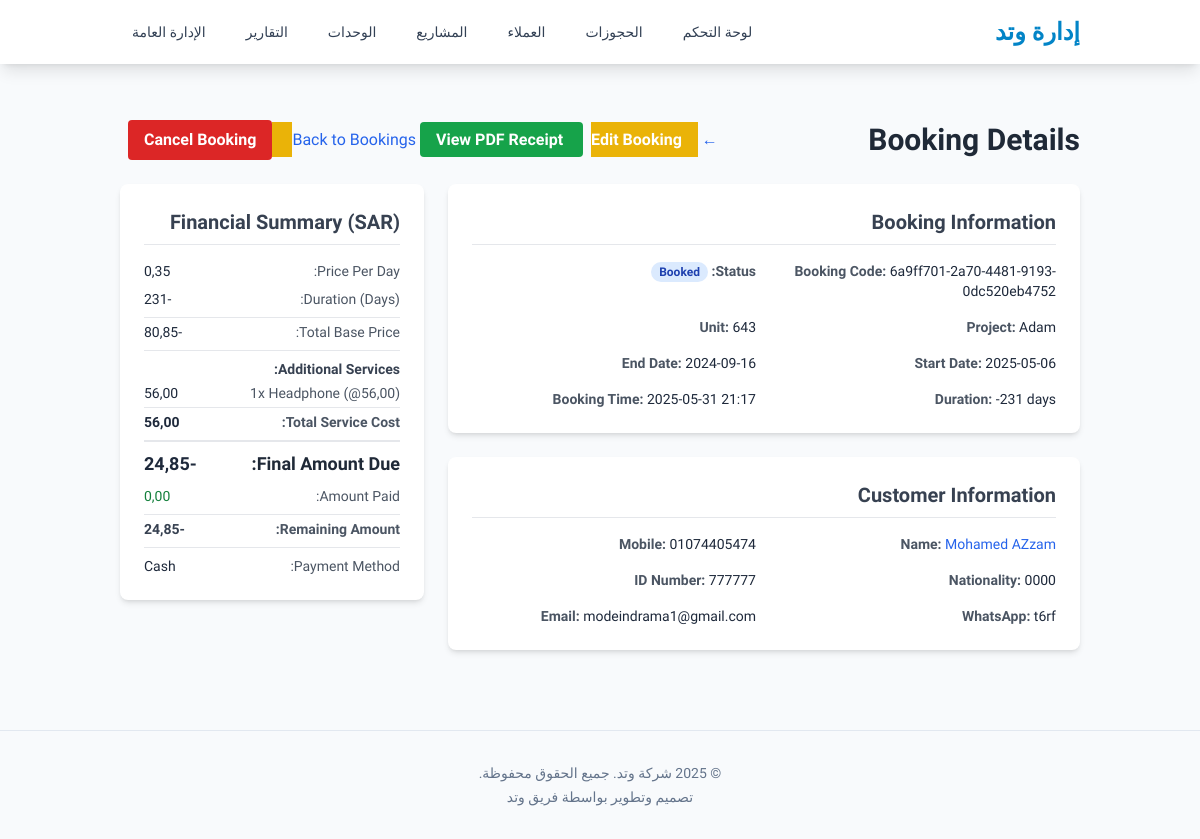
Page /bookings/6a9ff701-2a70-4481-9193-0dc520eb4752/ (signed in) on the committed database.
### management/models.py (models this page shows, shortened)
class Booking(models.Model):
    class PaymentMethod(models.TextChoices):
        CASH = 'cash', _('Cash')
        CARD = 'card', _('Card (Visa)')
        TRANSFER = 'transfer', _('Bank Transfer')
    class BookingStatus(models.TextChoices):
        BOOKED = 'booked', _('Booked')
        COMPLETED = 'completed', _('Completed')
        CANCELLED = 'cancelled', _('Cancelled')
        REFUNDED = 'refunded', _('Refunded') # For returns/refunds
    booking_code = models.UUIDField(primary_key=True, default=uuid.uuid4, editable=False)
    project = models.ForeignKey(Project, on_delete=models.PROTECT, verbose_name=_("Project"))
    unit = models.ForeignKey(Unit, on_delete=models.PROTECT, verbose_name=_("Unit"))
    customer = models.ForeignKey(Customer, on_delete=models.PROTECT, verbose_name=_("Customer"))
    start_date = models.DateField(_("Start Date"))
    end_date = models.DateField(_("End Date"))
    price_per_day = models.DecimalField(_("Price Per Day (SAR)"), max_digits=10, decimal_places=2)
    discount_amount = models.DecimalField(_("Discount Amount (SAR)"), max_digits=10, decimal_places=2, default=0.00)
    discount_percentage = models.DecimalField(_("Discount Percentage (%)"), max_digits=5, decimal_places=2, default=0.00) # e.g., 10.50 for 10.5%
    amount_paid = models.DecimalField(_("Amount Paid (SAR)"), max_digits=10, decimal_places=2, default=0.00)
    payment_method = models.CharField(_("Payment Method"), max_length=10, choices=PaymentMethod.choices, blank=True)
    booking_datetime = models.DateTimeField(_("Booking Datetime"), auto_now_add=True)
    status = models.CharField(_("Status"), max_length=10, choices=BookingStatus.choices, default=BookingStatus.BOOKED)
    additional_services = models.ManyToManyField(Service, through='BookingService', blank=True, verbose_name=_("Additional Services"))
    @property
    def duration_days(self):
        if self.start_date and self.end_date:
            return (self.end_date - self.start_date).days + 1 # Inclusive of start and end date
        return 0
    @property
    def total_base_price(self):
        if not hasattr(self, 'price_per_day') or self.price_per_day is None:
            return 0
        days = self.duration_days
        if days is None:
            return 0
        return self.price_per_day * days
    @property
    def total_discount(self):
        discount_from_amount = self.discount_amount or 0
        if self.total_base_price is None or self.discount_percentage is None:
            discount_from_percentage = 0
        else:
            discount_from_percentage = (self.total_base_price * self.discount_percentage) / 100
        return discount_from_amount + discount_from_percentage
    @property
    def total_service_cost(self):
        try:
            return sum((bs.price_at_booking or 0) * (bs.quantity or 0) for bs in self.bookingservice_set.all())
        except (TypeError, AttributeError):
            return 0
    @property
    def final_amount(self):
        base_price = self.total_base_price or 0
        discount = self.total_discount or 0
        service_cost = self.total_service_cost or 0
        return base_price - discount + service_cost
    @property
    def remaining_amount(self):
        final = self.final_amount or 0
        paid = self.amount_paid or 0
        return final - paid
    class Meta:
        verbose_name = _("حجز")
        verbose_name_plural = _("حجوزات")

class Project(models.Model):
    project_code = models.CharField(_("Project Code"), max_length=50, unique=True)
    name = models.CharField(_("Project Name"), max_length=200)
    address = models.TextField(_("Address"))
    total_units = models.PositiveIntegerField(_("Total Units"))
    image = models.ImageField(_("Image"), upload_to='project_images/', blank=True, null=True)
    manager_name = models.CharField(_("Manager Name"), max_length=150)
    class Meta:
        verbose_name = _("مشروع")
        verbose_name_plural = _("مشاريع")

class Unit(models.Model):
    class UnitStatus(models.TextChoices):
        AVAILABLE = 'available', _('Available')
        OCCUPIED = 'occupied', _('Occupied')
    project = models.ForeignKey(Project, related_name='units', on_delete=models.CASCADE, verbose_name=_("Project"))
    unit_code = models.CharField(_("Unit Code"), max_length=50, unique=True)
    price_per_day = models.DecimalField(_("Price Per Day (SAR)"), max_digits=10, decimal_places=2)
    description = models.TextField(_("Description"), blank=True)
    image = models.ImageField(_("Image"), upload_to='unit_images/', blank=True, null=True)
    status = models.CharField(_("Status"), max_length=10, choices=UnitStatus.choices, default=UnitStatus.AVAILABLE)
    class Meta:
        verbose_name = _("وحدة")
        verbose_name_plural = _("وحدات")

class Customer(models.Model):
    name = models.CharField(_("Name"), max_length=200)
    mobile = models.CharField(_("Mobile"), max_length=20, unique=True)
    nationality = models.CharField(_("Nationality"), max_length=100, blank=True)
    id_number = models.CharField(_("ID Number"), max_length=50, blank=True)
    whatsapp = models.CharField(_("WhatsApp"), max_length=20, blank=True)
    email = models.EmailField(_("Email"), blank=True)
    class Meta:
        verbose_name = _("مستخدم")
        verbose_name_plural = _("مستخدمين")

class BookingService(models.Model):
    booking = models.ForeignKey(Booking, on_delete=models.CASCADE)
    service = models.ForeignKey(Service, on_delete=models.PROTECT)
    quantity = models.PositiveIntegerField(_("Quantity"), default=1)
    price_at_booking = models.DecimalField(_("Price at Booking (SAR)"), max_digits=10, decimal_places=2)
    class Meta:
        unique_together = ('booking', 'service')
    class Meta:
        verbose_name = _("خدمة حجز")
        verbose_name_plural = _("خدمات حجز")

class Service(models.Model):
    service_code = models.CharField(_("Service Code"), max_length=50, unique=True)
    name = models.CharField(_("Service Name"), max_length=200)
    description = models.TextField(_("Description"), blank=True)
    price = models.DecimalField(_("Price"), max_digits=10, decimal_places=2)
    class Meta:
        verbose_name = _("خدمة")
        verbose_name_plural = _("خدمات")

### management/views.py (the view)
# urls.py: path('bookings/<uuid:pk>/', views.booking_detail, name='booking_detail'),
@login_required
def booking_detail(request, pk):
    booking = get_object_or_404(Booking.objects.select_related("project", "unit", "customer"), pk=pk)
    booking_services = BookingService.objects.filter(booking=booking).select_related("service")
    context = {"booking": booking, "booking_services": booking_services}
    return render(request, "management/booking_detail.html", context)

### templates/management/booking_detail.html (shortened to what this page needs)
{% extends 'base.html' %}
{% block content %}
<div class="flex justify-between items-center mb-6">
    <h1 class="text-3xl font-bold text-gray-800">Booking Details</h1>
    <div>
        <a href="{% url 'management:booking_list' %}" class="text-blue-600 hover:underline mr-4">&larr; Back to Bookings</a>
        <a href="{% url 'management:booking_receipt_pdf' booking.pk %}" target="_blank" class="bg-green-600 hover:bg-green-700 text-white font-bold py-2 px-4 rounded transition duration-300 ease-in-out mr-2">
            View PDF Receipt
        </a>
        <a href="{% url 'management:booking_update' booking.pk %}" class="bg-yellow-500 hover:bg-yellow-600 text-white font-bold py-2 px-4 rounded transition duration-300 ease-in-out">
            Edit Booking
        </a>
        {% if booking.status == 'booked' %}
        <form method="post" action="{% url 'management:booking_cancel' booking.pk %}" class="inline-block ml-2" onsubmit="return confirm('Are you sure you want to cancel this booking?');">
            <button type="submit" class="bg-red-600 hover:bg-red-700 text-white font-bold py-2 px-4 rounded transition duration-300 ease-in-out">
                Cancel Booking
            </button>
        </form>
        {% endif %}
    </div>
</div>
<div class="grid grid-cols-1 lg:grid-cols-3 gap-6">
    <div class="lg:col-span-2 space-y-6">
        <div class="bg-white p-6 rounded-lg shadow-md">
            <h2 class="text-xl font-semibold text-gray-700 mb-4 border-b pb-2">Booking Information</h2>
            <div class="grid grid-cols-1 md:grid-cols-2 gap-4 text-sm">
                <p><strong class="text-gray-600">Booking Code:</strong> {{ booking.booking_code }}</p>
                <p><strong class="text-gray-600">Status:</strong>
                    <span class="px-2 inline-flex text-xs leading-5 font-semibold rounded-full
                        {% if booking.status == 'booked' %} bg-blue-100 text-blue-800
                        {% elif booking.status == 'completed' %} bg-green-100 text-green-800
                        {% elif booking.status == 'cancelled' %} bg-red-100 text-red-800
                        {% elif booking.status == 'refunded' %} bg-yellow-100 text-yellow-800
                        {% else %} bg-gray-100 text-gray-800 {% endif %}">
                        {{ booking.get_status_display }}
                    </span>
                </p>
                <p><strong class="text-gray-600">Project:</strong> {{ booking.project.name }}</p>
                <p><strong class="text-gray-600">Unit:</strong> {{ booking.unit.unit_code }}</p>
                <p><strong class="text-gray-600">Start Date:</strong> {{ booking.start_date|date:"Y-m-d" }}</p>
                <p><strong class="text-gray-600">End Date:</strong> {{ booking.end_date|date:"Y-m-d" }}</p>
                <p><strong class="text-gray-600">Duration:</strong> {{ booking.duration_days }} days</p>
                <p><strong class="text-gray-600">Booking Time:</strong> {{ booking.booking_datetime|date:"Y-m-d H:i" }}</p>
            </div>
        </div>
        <div class="bg-white p-6 rounded-lg shadow-md">
            <h2 class="text-xl font-semibold text-gray-700 mb-4 border-b pb-2">Customer Information</h2>
            <div class="grid grid-cols-1 md:grid-cols-2 gap-4 text-sm">
                <p><strong class="text-gray-600">Name:</strong> <a href="{% url 'management:customer_detail' booking.customer.pk %}" class="text-blue-600 hover:underline">{{ booking.customer.name }}</a></p>
                <p><strong class="text-gray-600">Mobile:</strong> {{ booking.customer.mobile }}</p>
                <p><strong class="text-gray-600">Nationality:</strong> {{ booking.customer.nationality|default:"N/A" }}</p>
                <p><strong class="text-gray-600">ID Number:</strong> {{ booking.customer.id_number|default:"N/A" }}</p>
                <p><strong class="text-gray-600">WhatsApp:</strong> {{ booking.customer.whatsapp|default:"N/A" }}</p>
                <p><strong class="text-gray-600">Email:</strong> {{ booking.customer.email|default:"N/A" }}</p>
            </div>
        </div>
    </div>
    <div class="lg:col-span-1 space-y-6">
        <div class="bg-white p-6 rounded-lg shadow-md">
            <h2 class="text-xl font-semibold text-gray-700 mb-4 border-b pb-2">Financial Summary (SAR)</h2>
            <div class="space-y-2 text-sm">
                <div class="flex justify-between">
                    <span class="text-gray-600">Price Per Day:</span>
                    <span>{{ booking.price_per_day|floatformat:2 }}</span>
                </div>
                <div class="flex justify-between">
                    <span class="text-gray-600">Duration (Days):</span>
                    <span>{{ booking.duration_days }}</span>
                </div>
                <div class="flex justify-between border-t pt-1">
                    <span class="text-gray-600">Total Base Price:</span>
                    <span>{{ booking.total_base_price|floatformat:2 }}</span>
                </div>
                {% if booking_services %}
                <div class="border-t pt-2 mt-2">
                    <h3 class="text-md font-semibold text-gray-700 mb-1">Additional Services:</h3>
                    {% for bs in booking_services %}
                    <div class="flex justify-between text-sm">
                        <span class="text-gray-600">{{ bs.quantity }}x {{ bs.service.name }} (@{{ bs.price_at_booking|floatformat:2 }})</span>
                        <span>{{ bs.price_at_booking|floatformat:2 }}</span>
                    </div>
                    {% endfor %}
                    <div class="flex justify-between font-semibold border-t pt-1 mt-1">
                        <span class="text-gray-600">Total Service Cost:</span>
                        <span>{{ booking.total_service_cost|floatformat:2 }}</span>
                    </div>
                </div>
                {% endif %}
                <div class="flex justify-between font-bold text-lg border-t-2 pt-2 mt-2">
                    <span class="text-gray-800">Final Amount Due:</span>
                    <span>{{ booking.final_amount|floatformat:2 }}</span>
                </div>
                <div class="flex justify-between text-green-700">
                    <span class="text-gray-600">Amount Paid:</span>
                    <span>{{ booking.amount_paid|floatformat:2 }}</span>
                </div>
                 <div class="flex justify-between {% if booking.remaining_amount > 0 %}text-red-700{% else %}text-gray-700{% endif %} font-semibold border-t pt-1">
                    <span class="text-gray-600">Remaining Amount:</span>
                    <span>{{ booking.remaining_amount|floatformat:2 }}</span>
                </div>
                <div class="flex justify-between border-t pt-2 mt-2">
                    <span class="text-gray-600">Payment Method:</span>
                    <span>{{ booking.get_payment_method_display|default:"N/A" }}</span>
                </div>
            </div>
        </div>
    </div>
</div>
{% endblock %}

### templates/base.html (shortened to what this page needs)
{% load i18n %}
<!DOCTYPE html>
<html lang="ar" dir="rtl">
<head>
    <script src="https://cdn.tailwindcss.com"></script>
    <link href="https://cdnjs.cloudflare.com/ajax/libs/simple-line-icons/2.5.5/css/simple-line-icons.min.css" rel="stylesheet">
</head>
<body class="bg-slate-50 text-slate-800">
    <nav class="bg-white shadow-lg sticky top-0 z-50">
        <div class="container mx-auto px-4 sm:px-6 lg:px-8">
            <div class="flex justify-between items-center h-16">
                <a href="{% url 'management:dashboard' %}" class="text-2xl font-bold text-sky-600 hover:text-sky-700 smooth-transition">
                    {% translate "إدارة وتد" %}
                </a>
                <div class="hidden sm:flex sm:space-x-4 rtl:sm:space-x-reverse">
                    <a href="{% url 'management:dashboard' %}" class="px-3 py-2 rounded-md text-sm font-medium text-slate-700 hover:bg-sky-100 hover:text-sky-700 smooth-transition">{% translate "لوحة التحكم" %}</a>
                    <a href="{% url 'management:booking_list' %}" class="px-3 py-2 rounded-md text-sm font-medium text-slate-700 hover:bg-sky-100 hover:text-sky-700 smooth-transition">{% translate "الحجوزات" %}</a>
                    <a href="{% url 'management:customer_list' %}" class="px-3 py-2 rounded-md text-sm font-medium text-slate-700 hover:bg-sky-100 hover:text-sky-700 smooth-transition">{% translate "العملاء" %}</a>
                    <a href="{% url 'management:project_list' %}" class="px-3 py-2 rounded-md text-sm font-medium text-slate-700 hover:bg-sky-100 hover:text-sky-700 smooth-transition">{% translate "المشاريع" %}</a>
                    <a href="{% url 'management:unit_list' %}" class="px-3 py-2 rounded-md text-sm font-medium text-slate-700 hover:bg-sky-100 hover:text-sky-700 smooth-transition">{% translate "الوحدات" %}</a>
                    <a href="{% url 'management:report_dashboard' %}" class="px-3 py-2 rounded-md text-sm font-medium text-slate-700 hover:bg-sky-100 hover:text-sky-700 smooth-transition">{% translate "التقارير" %}</a>
                    <a href="{% url 'admin:index' %}" class="px-3 py-2 rounded-md text-sm font-medium text-slate-700 hover:bg-sky-100 hover:text-sky-700 smooth-transition">{% translate "الإدارة العامة" %}</a>
                </div>
            </div>
        </div>
    </nav>
    <main class="container mx-auto p-4 sm:p-6 lg:p-8 mt-6">
        {% block content %}{% endblock %}
    </main>
    <footer class="mt-12 border-t border-slate-200">
        <div class="container mx-auto px-4 sm:px-6 lg:px-8 py-8 text-center text-slate-500 text-sm">
            <p>&copy; {% now "Y" %} {% translate "شركة وتد. جميع الحقوق محفوظة." %}</p>
            <p class="mt-1">{% translate "تصميم وتطوير بواسطة فريق وتد" %}</p>
        </div>
    </footer>
</body>
</html>

### rows in the picture
Booking: booking_code "6a9ff701-2a70-4481-9193-0dc520eb4752", status "Booked", project.name "Adam", unit.unit_code "643", start_date "2025-05-06", end_date "2024-09-16", duration_days "-231", booking_datetime "2025-05-31 21:17", customer.name "Mohamed AZzam", customer.mobile "01074405474", customer.nationality "0000", customer.id_number "777777", customer.whatsapp "t6rf", customer.email "modeindrama1@gmail.com", price_per_day "0,35", total_base_price "-80,85", total_service_cost "56,00", final_amount "-24,85", amount_paid "0,00", remaining_amount "-24,85", payment_method "Cash"
BookingService: quantity "1", service.name "Headphone", price_at_booking "56,00"
